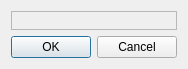
<ui version="4.0">
 <class>AtenTreeGuiDialog</class>
 <widget class="QDialog" name="AtenTreeGuiDialog">
  <property name="windowModality">
   <enum>Qt::ApplicationModal</enum>
  </property>
  <property name="geometry">
   <rect>
    <x>0</x>
    <y>0</y>
    <width>179</width>
    <height>69</height>
   </rect>
  </property>
  <property name="windowTitle">
   <string>Custom Dialog</string>
  </property>
  <property name="windowIcon">
   <iconset resource="icons.qrc">
    <normaloff>:/program/icons/aten.png</normaloff>:/program/icons/aten.png</iconset>
  </property>
  <property name="modal">
   <bool>true</bool>
  </property>
  <layout class="QVBoxLayout" name="verticalLayout">
   <item>
    <widget class="QFrame" name="MainFrame">
     <property name="frameShape">
      <enum>QFrame::StyledPanel</enum>
     </property>
     <property name="frameShadow">
      <enum>QFrame::Raised</enum>
     </property>
    </widget>
   </item>
   <item>
    <widget class="QDialogButtonBox" name="buttonBox">
     <property name="orientation">
      <enum>Qt::Horizontal</enum>
     </property>
     <property name="standardButtons">
      <set>QDialogButtonBox::Cancel|QDialogButtonBox::Ok</set>
     </property>
    </widget>
   </item>
  </layout>
 </widget>
 <resources>
  <include location="icons.qrc"/>
 </resources>
 <connections>
  <connection>
   <sender>buttonBox</sender>
   <signal>accepted()</signal>
   <receiver>AtenCustomDialog</receiver>
   <slot>accept()</slot>
   <hints>
    <hint type="sourcelabel">
     <x>248</x>
     <y>254</y>
    </hint>
    <hint type="destinationlabel">
     <x>157</x>
     <y>274</y>
    </hint>
   </hints>
  </connection>
  <connection>
   <sender>buttonBox</sender>
   <signal>rejected()</signal>
   <receiver>AtenCustomDialog</receiver>
   <slot>reject()</slot>
   <hints>
    <hint type="sourcelabel">
     <x>316</x>
     <y>260</y>
    </hint>
    <hint type="destinationlabel">
     <x>286</x>
     <y>274</y>
    </hint>
   </hints>
  </connection>
 </connections>
</ui>
